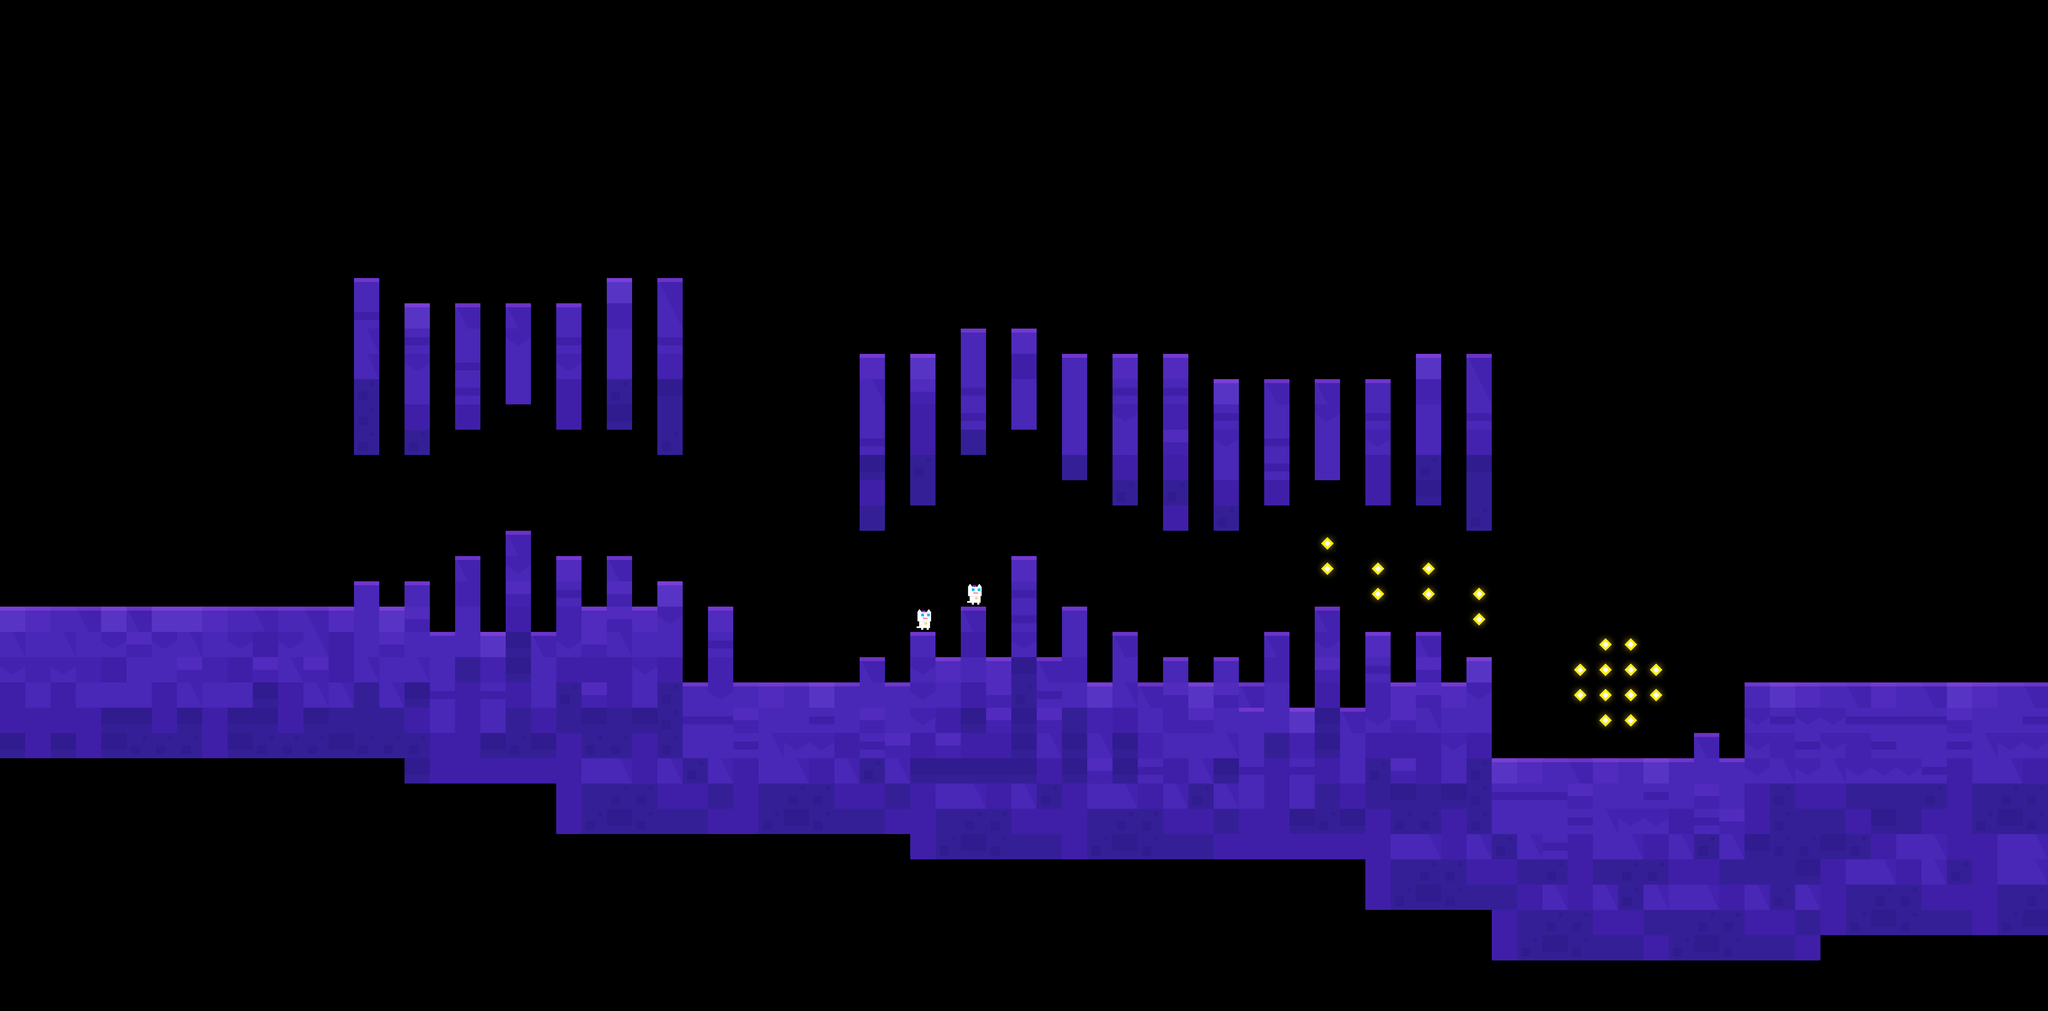

A 2D game scene composited from a Tiled map and its tileset images. What follows is a short description and the map's XML, with each tile layer's data collapsed to a summary:
An orthogonal 81x40 tile map with 64x64 px tiles, 2 tile layers (main, dangerous) and 41 objects (4x Event, 2x npc, player, ShowCoins, Applause).

<map version="1.0" orientation="orthogonal" renderorder="right-down" width="81" height="40" tilewidth="64" tileheight="64" nextobjectid="3552">
 <properties>
  <property name="bg" value="lyBG7_1" />
 </properties>
 <tileset firstgid="1" name="forest" tilewidth="70" tileheight="70">
  <tileoffset x="-3" y="3" />
  <image source="forest_intro.png" width="700" height="980" />
  <tile id="0">
   <properties>
    <property name="maxX" value="87" />
    <property name="maxY" value="63" />
    <property name="x" value="77" />
    <property name="y" value="61" />
   </properties>
  </tile>
 </tileset>
 <layer name="main" width="81" height="40">
  <data>[3240 cells, 801 non-empty, 20 distinct tile ids]</data>
 </layer>
 <objectgroup name="objConfig">
  <object id="3468" type="player" gid="120" x="640" y="1536" />
  <object id="3534" name="Flash" type="npc" gid="105" x="2304" y="1600" />
  <object id="3535" type="npc" gid="105" x="2432" y="1536" />
 </objectgroup>
 <objectgroup name="triggerConfig">
  <object id="3530" name="Story1" type="Event" gid="101" x="1984" y="1728" />
  <object id="3531" name="Story1" type="Event" gid="101" x="2048" y="1728" />
  <object id="3532" name="Story1" type="Event" gid="101" x="2112" y="1728" />
  <object id="3533" name="Story1" type="Event" gid="101" x="2176" y="1664" />
  <object id="3536" name="coinList1" type="ShowCoins" gid="105" x="2304" y="1728" />
  <object id="3551" name="12,0,0,0" type="Applause" gid="105" x="4032" y="1728" />
 </objectgroup>
 <layer name="dangerous" width="81" height="40">
  <data>[3240 cells, 0 non-empty, 0 distinct tile ids]</data>
 </layer>
 <objectgroup name="coinList1">
  <object id="3482" gid="81" x="2176" y="1536" />
  <object id="3483" gid="81" x="2176" y="1472" />
  <object id="3484" gid="81" x="2304" y="1472" />
  <object id="3485" gid="81" x="2304" y="1408" />
  <object id="3488" gid="81" x="2432" y="1408" />
  <object id="3489" gid="81" x="2432" y="1344" />
  <object id="3492" gid="81" x="2560" y="1344" />
  <object id="3493" gid="81" x="2560" y="1280" />
  <object id="3496" gid="81" x="2688" y="1408" />
  <object id="3497" gid="81" x="2688" y="1344" />
  <object id="3500" gid="81" x="2816" y="1536" />
  <object id="3501" gid="81" x="2816" y="1472" />
  <object id="3505" gid="81" x="2944" y="1536" />
  <object id="3506" gid="81" x="2944" y="1472" />
  <object id="3509" gid="81" x="3072" y="1600" />
  <object id="3510" gid="81" x="3072" y="1536" />
  <object id="3513" gid="81" x="3200" y="1472" />
  <object id="3514" gid="81" x="3200" y="1408" />
  <object id="3537" gid="81" x="896" y="1408" />
  <object id="3538" gid="81" x="1280" y="1216" />
  <object id="3539" gid="81" x="1152" y="1344" />
  <object id="3540" gid="81" x="1280" y="1280" />
  <object id="3541" gid="81" x="1536" y="1280" />
  <object id="3542" gid="81" x="1152" y="1280" />
  <object id="3543" gid="81" x="1664" y="1280" />
  <object id="3544" gid="81" x="1024" y="1344" />
  <object id="3545" gid="81" x="1536" y="1216" />
  <object id="3546" gid="81" x="1408" y="1216" />
  <object id="3547" gid="81" x="896" y="1344" />
  <object id="3548" gid="81" x="1408" y="1280" />
  <object id="3549" gid="81" x="1024" y="1280" />
  <object id="3550" gid="81" x="1664" y="1344" />
 </objectgroup>
</map>
